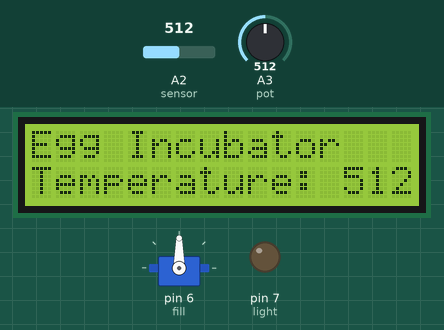
This sketch was run on a simulated Arduino Uno, built with avr-gcc and run on an emulated ATmega328P. Shown: servo, 16×2 character LCD, output pins drawn as LEDs (lit = HIGH). Inputs (shaded band) come from the test bench; at power-on: A2 (sensor) = 512, A3 (pot) = 512. Pins used as bus, display or sensor lines are not drawn.

Above: at 1.2 s.
1.3 s: A2 (sensor) set to 256
At 2.6 s:
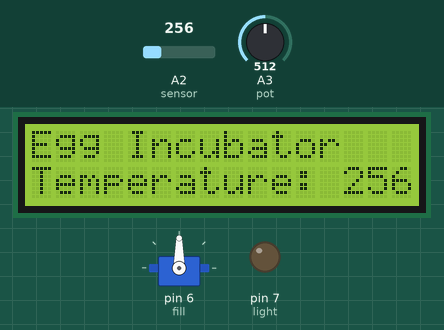
2.9 s: A2 (sensor) set to 241
At 4.0 s:
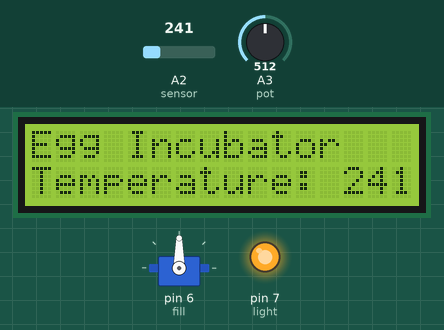
4.4 s: A2 (sensor) set to 260
At 5.4 s:
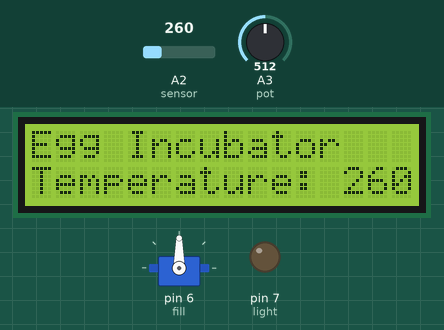
Timing chart, 0 to 7.4 s (numbered marks = the images above; inputs shaded):
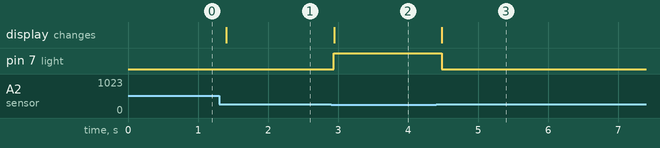

Measured:
- the behaviour switches between 250 and 249 on A2 (sensor) (found by bisection; images 1 and 2)
- after the input at 1.3 s, the display: changes after 0.10 s (image 1)
- after the input at 2.9 s, pin 7 (light): LOW → HIGH at once; the display: changes at once (image 2)
- after the input at 4.4 s, pin 7 (light): HIGH → LOW after 0.08 s; the display: changes after 0.08 s (image 3)

The sketch:

Smart_Egg_Incubator.ino
```cpp
/*
  Smart Egg Incubator

  Language: Arduino

  The circuit:

  - lcd on digital pins 13,12,11,10,9,8 of arduino

   - fan on D5 pin

   - temperature sensor on A2 pin

   - water level sensor on A3 pin

   - bulb on D7 pin

   - servo motor on D6 pin

  created 01 Jul 2021

  by Aspire Technologies

  for more references, you can visit the public domain

  http://www.arduino.cc/

*/

#include"LiquidCrystal.h" //library call for lcd
#include"Servo.h" //library call for servo motor
LiquidCrystal lcd(13,12,11,10,9,8); //object creation for lcd
Servo fill; //object creation for servo motor
int dcfan = 5;
#define sensor A2
int temp; //variable for storing temperature
int light = 7;
int pot = A3;
int waterlvl; //variable for storing water level

void setup()
{
  pinMode(light,OUTPUT); //pin mode decleration
  pinMode(pot,INPUT);
  pinMode(sensor,INPUT);
  pinMode(dcfan,OUTPUT);
  fill.attach(6);
  lcd.begin(16,2); //initilizing lcd
  lcd.setCursor(0,0);
  lcd.print("Egg Incubator"); //printing on lcd
}
void loop()
{
  digitalWrite(dcfan,HIGH); //fan will always turned on to circulate air and temperature inside the incubator
  temp = analogRead(sensor); //reading temperature
  waterlvl = analogRead(pot); //reading water level
  if(temp > 250) //temperature high
  {
    digitalWrite(light,LOW); //bulb off
  }
  if(temp < 250) //temperature low
  {
    digitalWrite(light,HIGH); //bulb on
  }
  if(waterlvl < 200) //water level low
  {
    fill.write(90); //servo rotates to 90 degree, tap gets opened
  }
  if(waterlvl == 400) //water level is enough
  {
    fill.write(0); //servo rotates back to 0, tap will get closed
  }
  lcd.setCursor(0,1);
  lcd.print("Temperature: "); //printing temperature inside the incubator on lcd
  lcd.setCursor(13,1);
  lcd.print(temp);
  delay(100);

}
```
